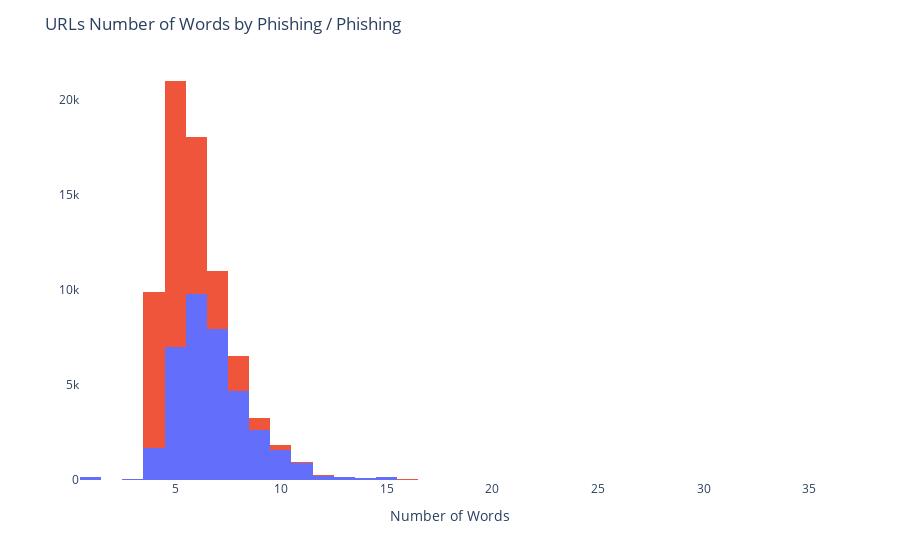

The code cell stored with this chart in its notebook:
### Code cell
fig = px.histogram(df, x="num_words", color="is_phishing")
fig.update_layout(title= "URLs Number of Words by Phishing / Phishing", xaxis_title="Number of Words", yaxis_title="", plot_bgcolor="#fff", showlegend=False)
fig.show()

### Figure 1 — Plotly figure (JSON) as saved in the notebook; plotly's stock layout.template omitted (floating-point values rounded to 4 significant figures; data arrays with more than 128 entries replaced by an {"elided": "..."} marker saying what was removed)
{"data": [{"alignmentgroup": "True", "bingroup": "x", "hovertemplate": "is_phishing=yes<br>num_words=%{x}<br>count=%{y}<extra></extra>", "legendgroup": "yes", "marker": {"color": "#636efa", "pattern": {"shape": ""}}, "name": "yes", "offsetgroup": "yes", "orientation": "v", "showlegend": true, "type": "histogram", "x": {"elided": "37175 int values"}, "xaxis": "x", "yaxis": "y"}, {"alignmentgroup": "True", "bingroup": "x", "hovertemplate": "is_phishing=no<br>num_words=%{x}<br>count=%{y}<extra></extra>", "legendgroup": "no", "marker": {"color": "#EF553B", "pattern": {"shape": ""}}, "name": "no", "offsetgroup": "no", "orientation": "v", "showlegend": true, "type": "histogram", "x": {"elided": "36400 int values"}, "xaxis": "x", "yaxis": "y"}], "layout": {"barmode": "relative", "legend": {"title": {"text": "is_phishing"}, "tracegroupgap": 0}, "margin": {"t": 60}, "plot_bgcolor": "#fff", "showlegend": false, "title": {"text": "URLs Number of Words by Phishing / Phishing"}, "xaxis": {"anchor": "y", "domain": [0, 1], "title": {"text": "Number of Words"}}, "yaxis": {"anchor": "x", "domain": [0, 1], "title": {"text": ""}}}}
